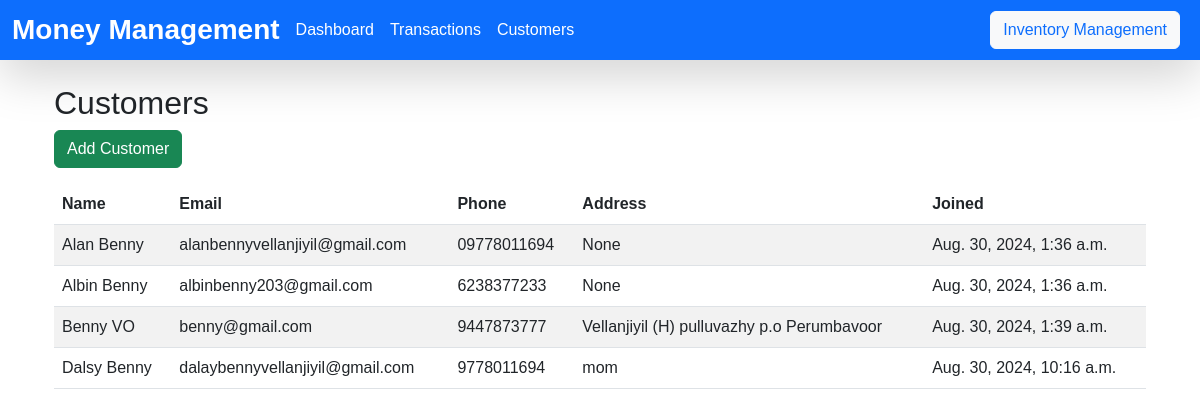
The app's page /customers/ with its own data.
### core/models.py (models this page shows, shortened)
class Customer(models.Model):
    name = models.CharField(max_length=100)
    email = models.EmailField(unique=True, blank=True, null=True)
    phone = models.CharField(max_length=15, null=True)
    address = models.TextField(max_length=100,blank=True, null=True)
    created_at = models.DateTimeField(default=timezone.now)

### core/views.py (the view)
# urls.py: path('customers/', views.customer_list, name='customer_list'),
def customer_list(request):
    customers = Customer.objects.all()
    return render(request, 'customers.html', {'customers': customers})

### templates/customers.html
{% extends 'base.html' %}
{% block content %}
<div class="container">
    <h2>Customers</h2>
    <a href="{% url 'add_customer' %}" class="btn btn-success mb-3">Add Customer</a>
    <table class="table table-striped">
        <thead>
            <tr>
                <th>Name</th>
                <th>Email</th>
                <th>Phone</th>
                <th>Address</th>
                <th>Joined</th>
            </tr>
        </thead>
        <tbody>
            {% for customer in customers %}
            <tr>
                <td>{{ customer.name }}</td>
                <td>{{ customer.email }}</td>
                <td>{{ customer.phone }}</td>
                <td>{{ customer.address }}</td>
                <td>{{ customer.created_at }}</td>
            </tr>
            {% endfor %}
        </tbody>
    </table>
</div>
{% endblock %}

### static/css/styles.css (style rules this page uses)
body { font-family: 'Arial', sans-serif; }

### records on screen
Customer: name "Alan Benny", email "alanbennyvellanjiyil@gmail.com", phone "09778011694", address "None", created_at "Aug. 30, 2024, 1:36 a.m."
Customer: name "Albin Benny", email "albinbenny203@gmail.com", phone "6238377233", address "None", created_at "Aug. 30, 2024, 1:36 a.m."
Customer: name "Benny VO", email "benny@gmail.com", phone "9447873777", address "Vellanjiyil (H) pulluvazhy p.o Perumbavoor", created_at "Aug. 30, 2024, 1:39 a.m."
Customer: name "Dalsy Benny", email "dalaybennyvellanjiyil@gmail.com", phone "9778011694", address "mom", created_at "Aug. 30, 2024, 10:16 a.m."
